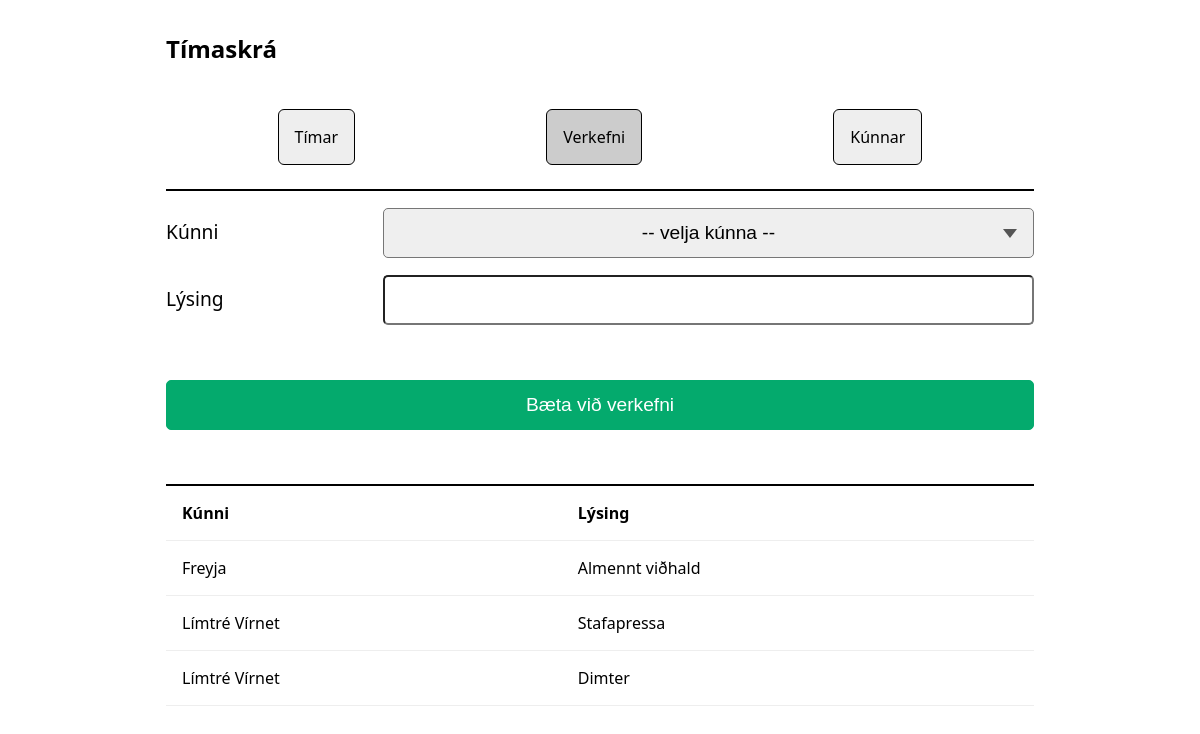
Page /projects on the earlier database version.
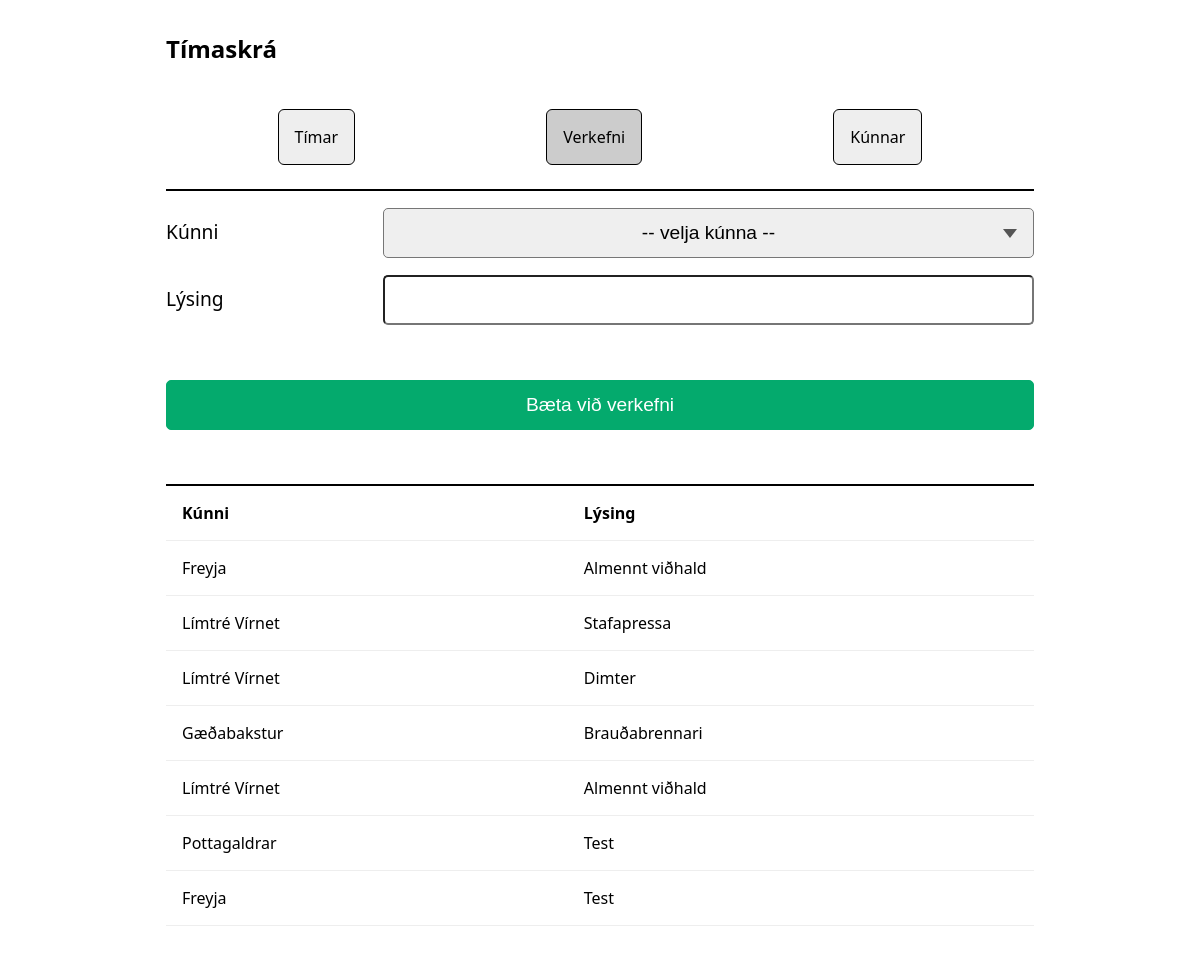
Same page on the later database version.
### models/project.py (models this page shows)
class Project(db.Model):
    __tablename__ = 'projects'
    id = db.Column(db.Integer, primary_key=True)
    client_id = db.Column(db.Integer, db.ForeignKey('clients.id'), nullable=False)
    description = db.Column(db.String(500))
    client = db.relationship('Client', backref='projects')

### models/client.py (models this page shows)
class Client(db.Model):
    __tablename__ = 'clients'
    id = db.Column(db.Integer, primary_key=True)
    name = db.Column(db.String(200), nullable=False, unique=True)

### routes/projects.py (the view, shortened to what this page needs)
@bp.route('/projects', methods=['GET', 'POST'])
def projects():
    return render_template(
        'projects.html',
        clients=Client.query.all(),
        projects=Project.query.all(),
        active='projects'
    )

### templates/projects.html (shortened to what this page needs)
{% extends "base.html" %}
{% block content %}
<form method="post">
  <div class="row">
  <label>Kúnni</label>
  <select name="client_id" required>
    <option value="">-- velja kúnna --</option>
  </select>
  </div>
  <div class="row">
  <label>Lýsing</label>
  <input name="description">
  </div>
  <div class="row">
  <button>Bæta við verkefni</button>
  </div>
</form>
{% if projects %}
<table>
  <tr>
    <th>Kúnni</th>
    <th>Lýsing</th>
  </tr>
  {% for p in projects %}
  <tr>
    <td>{{ p.client.name }}</td>
    <td>{{ p.description or "-" }}</td>
  </tr>
  {% endfor %}
</table>
{% else %}
<p>Engin verkefni.</p>
{% endif %}
{% endblock %}

Differences in the rows shown:
added Project: client.name "Gæðabakstur", description "Brauðabrennari"
added Project: client.name "Límtré Vírnet", description "Almennt viðhald"
added Project: client.name "Pottagaldrar", description "Test"
added Project: client.name "Freyja", description "Test"
